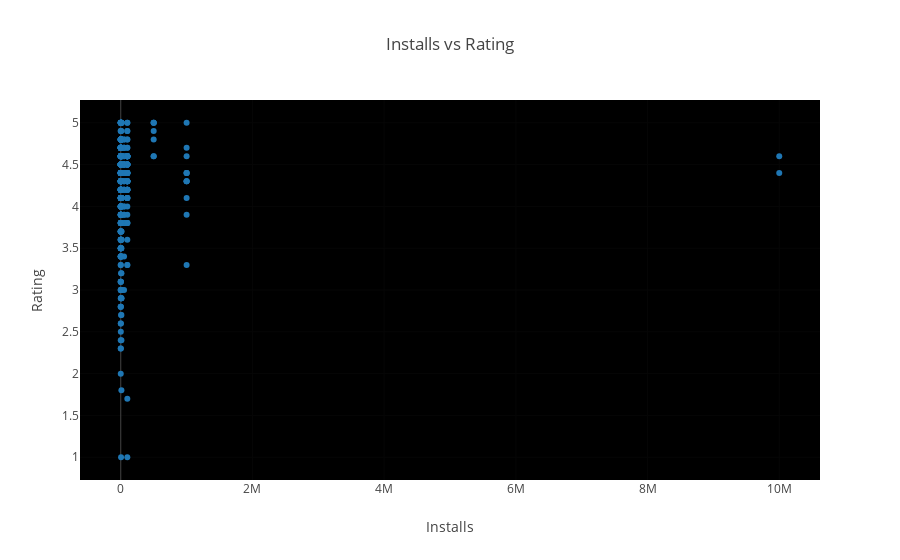

The code cell stored with this chart in its notebook:
### Markdown cell above
#### Relation between downloads and ratings

### Code cell
data = [{
    #'x': type_groups.get_group(t)['Rating'], 
    'x' : temp_df['Installs'].dropna(),
    'type':'scatter',
    'y' : temp_df['Rating'].dropna(),
    #'name' : t,
    'mode' : 'markers',
    #'showlegend': True,
    'text' : df['Size'],
    } for t in set(temp_df.Type)]


layout = {'title':"Installs vs Rating", 
          'xaxis': {'title' : 'Installs'},
          'yaxis' : {'title' : 'Rating'},
         'plot_bgcolor': 'rgb(0,0,0)'}

plotly.offline.iplot({'data': data, 'layout': layout})

### Figure 1 — Plotly figure (JSON) as saved in the notebook; plotly's stock layout.template omitted (floating-point values rounded to 4 significant figures; data arrays with more than 128 entries replaced by an {"elided": "..."} marker saying what was removed)
{"data": [{"mode": "markers", "text": {"elided": "9659 mixed values"}, "type": "scatter", "uid": "f553d5f2-03c1-414c-a04a-3397488d8464", "x": {"elided": "756 int values"}, "y": {"elided": "604 float values"}}], "layout": {"plot_bgcolor": "rgb(0,0,0)", "title": {"text": "Installs vs Rating"}, "xaxis": {"title": {"text": "Installs"}}, "yaxis": {"title": {"text": "Rating"}}}}
